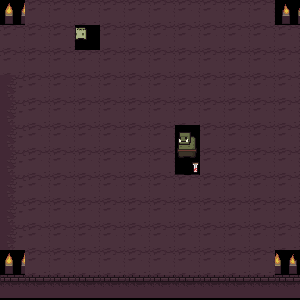

This game map was drawn from its Tiled (.tmx) file and the tilesets committed beside it. A one-line description and the full map source follow:
An orthogonal 12x12 tile map with 25x25 px tiles, 1 tile layer (Kachelebene 1).

<map version="1.10" tiledversion="1.11.2" orientation="orthogonal" renderorder="right-down" width="12" height="12" tilewidth="25" tileheight="25" infinite="0" nextlayerid="2" nextobjectid="1">
 <tileset firstgid="1" source="../../Tilesets/0x72_16x16DungeonTileset.v5.tsx" />
 <layer id="1" name="Kachelebene 1" width="12" height="12">
  <data encoding="csv">
128,82,82,82,82,82,82,82,82,82,82,126,
82,82,82,183,82,82,82,82,82,82,82,82,
82,82,82,82,82,82,82,82,82,82,82,82,
81,82,82,82,82,82,82,82,82,82,82,82,
81,82,82,82,82,82,82,82,82,82,82,82,
81,82,82,82,82,82,82,145,82,82,82,82,
81,82,82,82,82,82,82,165,82,82,82,82,
81,82,82,82,82,82,82,82,82,82,82,82,
81,82,82,82,82,82,82,82,82,82,82,82,
81,82,82,82,82,82,82,82,82,82,82,82,
128,82,82,82,82,82,82,82,82,82,82,127,
21,21,21,21,21,21,21,21,21,21,21,21
</data>
 </layer>
</map>
